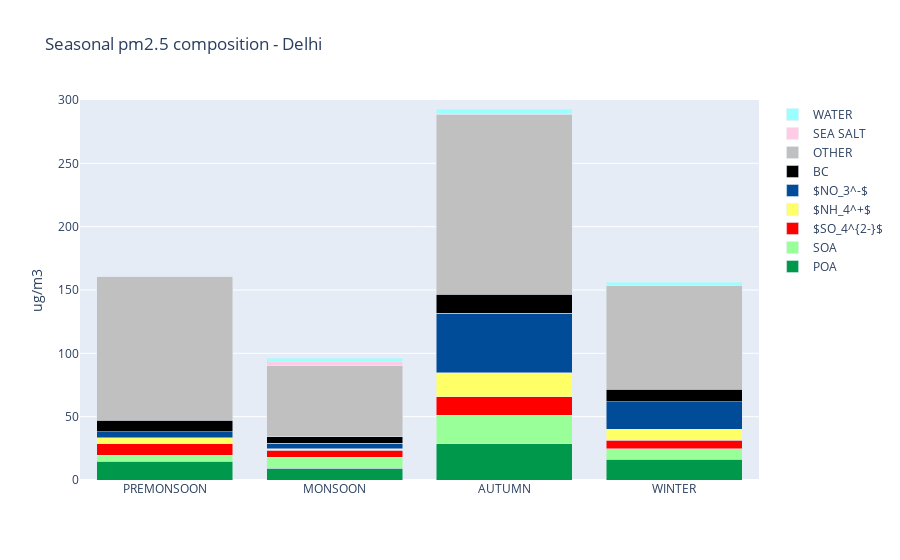

The cell this chart's notebook holds for it:
### Code cell
import plotly.graph_objects as go

bins=['PREMONSOON','MONSOON', 'AUTUMN', 'WINTER']

fig = go.Figure(data=[
    go.Bar(name='POA', x=bins,           y=[p25_pmd[0],p25_md[0],p25_ad[0],p25_wd[0]],  marker_color="rgb(0,153,76)"),
    go.Bar(name='SOA', x=bins,           y=[p25_pmd[1],p25_md[1],p25_ad[1],p25_wd[1]], marker_color="rgb(153,255,153)"),
    go.Bar(name='$SO_4^{2-}$', x=bins,   y=[p25_pmd[2],p25_md[2],p25_ad[2],p25_wd[2]], marker_color="rgb(255,0,0)"),
    go.Bar(name='$NH_4^+$', x=bins,      y=[p25_pmd[3],p25_md[3],p25_ad[3],p25_wd[3]], marker_color="rgb(255,255,102)"),
    go.Bar(name='$NO_3^-$', x=bins,      y=[p25_pmd[4],p25_md[4],p25_ad[4],p25_wd[4]], marker_color="rgb(0,76,153)"),
    go.Bar(name='BC', x=bins,            y=[p25_pmd[5],p25_md[5],p25_ad[5],p25_wd[5]], marker_color="rgb(0,0,0)"),
    go.Bar(name='OTHER', x=bins,         y=[p25_pmd[6],p25_md[6],p25_ad[6],p25_wd[6]], marker_color="rgb(192,192,192)"),
    go.Bar(name='SEA SALT', x=bins,      y=[p25_pmd[7],p25_md[7],p25_ad[7],p25_wd[7]], marker_color="rgb(255,204,229)"),
    go.Bar(name='WATER', x=bins,         y=[p25_pmd[8],p25_md[8],p25_ad[8],p25_wd[8]], marker_color="rgb(153,255,255)")
    ])
    # Change the bar mode
fig.update_layout(barmode='stack',
title="Seasonal pm2.5 composition - Delhi",
yaxis_title="ug/m3")
fig.update_yaxes(range=[0, 300])
fig.show()

### Figure 1 — Plotly figure (JSON) as saved in the notebook; plotly's stock layout.template omitted (floating-point values rounded to 4 significant figures)
{"data": [{"marker": {"color": "rgb(0,153,76)"}, "name": "POA", "type": "bar", "x": ["PREMONSOON", "MONSOON", "AUTUMN", "WINTER"], "y": [14.97, 9.3, 28.51, 16.2]}, {"marker": {"color": "rgb(153,255,153)"}, "name": "SOA", "type": "bar", "x": ["PREMONSOON", "MONSOON", "AUTUMN", "WINTER"], "y": [4.56, 8.787, 22.64, 8.385]}, {"marker": {"color": "rgb(255,0,0)"}, "name": "$SO_4^{2-}$", "type": "bar", "x": ["PREMONSOON", "MONSOON", "AUTUMN", "WINTER"], "y": [9.121, 5.312, 14.4, 6.662]}, {"marker": {"color": "rgb(255,255,102)"}, "name": "$NH_4^+$", "type": "bar", "x": ["PREMONSOON", "MONSOON", "AUTUMN", "WINTER"], "y": [4.642, 1.347, 19.02, 8.83]}, {"marker": {"color": "rgb(0,76,153)"}, "name": "$NO_3^-$", "type": "bar", "x": ["PREMONSOON", "MONSOON", "AUTUMN", "WINTER"], "y": [4.969, 4.187, 46.93, 21.86]}, {"marker": {"color": "rgb(0,0,0)"}, "name": "BC", "type": "bar", "x": ["PREMONSOON", "MONSOON", "AUTUMN", "WINTER"], "y": [8.717, 5.355, 15.0, 9.703]}, {"marker": {"color": "rgb(192,192,192)"}, "name": "OTHER", "type": "bar", "x": ["PREMONSOON", "MONSOON", "AUTUMN", "WINTER"], "y": [113.7, 55.88, 142.4, 81.84]}, {"marker": {"color": "rgb(255,204,229)"}, "name": "SEA SALT", "type": "bar", "x": ["PREMONSOON", "MONSOON", "AUTUMN", "WINTER"], "y": [0.287, 3.321, 0.03156, 0.04155]}, {"marker": {"color": "rgb(153,255,255)"}, "name": "WATER", "type": "bar", "x": ["PREMONSOON", "MONSOON", "AUTUMN", "WINTER"], "y": [0.1555, 2.505, 3.716, 2.584]}], "layout": {"barmode": "stack", "title": {"text": "Seasonal pm2.5 composition - Delhi"}, "yaxis": {"range": [0, 300], "title": {"text": "ug/m3"}}}}
